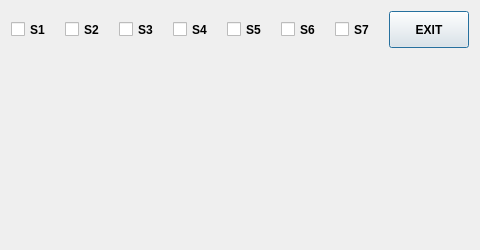
<?xml version="1.0" encoding="UTF-8"?>
<ui version="4.0">
 <class>Waveforms</class>
 <widget class="QDialog" name="Waveforms">
  <property name="geometry">
   <rect>
    <x>0</x>
    <y>0</y>
    <width>480</width>
    <height>250</height>
   </rect>
  </property>
  <property name="sizePolicy">
   <sizepolicy hsizetype="Preferred" vsizetype="Preferred">
    <horstretch>0</horstretch>
    <verstretch>0</verstretch>
   </sizepolicy>
  </property>
  <property name="windowTitle">
   <string>WAVEFORM</string>
  </property>
  <layout class="QVBoxLayout" name="verticalLayout" stretch="1,5">
   <item>
    <layout class="QHBoxLayout" name="topLay" stretch="0,0,0,0,0,0,0,0">
     <property name="spacing">
      <number>1</number>
     </property>
     <item>
      <widget class="QCheckBox" name="checkBoxS1">
       <property name="sizePolicy">
        <sizepolicy hsizetype="Minimum" vsizetype="Preferred">
         <horstretch>0</horstretch>
         <verstretch>0</verstretch>
        </sizepolicy>
       </property>
       <property name="font">
        <font>
         <weight>75</weight>
         <bold>true</bold>
        </font>
       </property>
       <property name="text">
        <string>S1</string>
       </property>
      </widget>
     </item>
     <item>
      <widget class="QCheckBox" name="checkBoxS2">
       <property name="sizePolicy">
        <sizepolicy hsizetype="Minimum" vsizetype="Preferred">
         <horstretch>0</horstretch>
         <verstretch>0</verstretch>
        </sizepolicy>
       </property>
       <property name="font">
        <font>
         <weight>75</weight>
         <bold>true</bold>
        </font>
       </property>
       <property name="text">
        <string>S2</string>
       </property>
      </widget>
     </item>
     <item>
      <widget class="QCheckBox" name="checkBoxS3">
       <property name="sizePolicy">
        <sizepolicy hsizetype="Minimum" vsizetype="Preferred">
         <horstretch>0</horstretch>
         <verstretch>0</verstretch>
        </sizepolicy>
       </property>
       <property name="font">
        <font>
         <weight>75</weight>
         <bold>true</bold>
        </font>
       </property>
       <property name="text">
        <string>S3</string>
       </property>
      </widget>
     </item>
     <item>
      <widget class="QCheckBox" name="checkBoxS4">
       <property name="sizePolicy">
        <sizepolicy hsizetype="Minimum" vsizetype="Preferred">
         <horstretch>0</horstretch>
         <verstretch>0</verstretch>
        </sizepolicy>
       </property>
       <property name="font">
        <font>
         <weight>75</weight>
         <bold>true</bold>
        </font>
       </property>
       <property name="text">
        <string>S4</string>
       </property>
      </widget>
     </item>
     <item>
      <widget class="QCheckBox" name="checkBoxS5">
       <property name="sizePolicy">
        <sizepolicy hsizetype="Minimum" vsizetype="Preferred">
         <horstretch>0</horstretch>
         <verstretch>0</verstretch>
        </sizepolicy>
       </property>
       <property name="font">
        <font>
         <weight>75</weight>
         <bold>true</bold>
        </font>
       </property>
       <property name="text">
        <string>S5</string>
       </property>
      </widget>
     </item>
     <item>
      <widget class="QCheckBox" name="checkBoxS6">
       <property name="sizePolicy">
        <sizepolicy hsizetype="Minimum" vsizetype="Preferred">
         <horstretch>0</horstretch>
         <verstretch>0</verstretch>
        </sizepolicy>
       </property>
       <property name="font">
        <font>
         <weight>75</weight>
         <bold>true</bold>
        </font>
       </property>
       <property name="text">
        <string>S6</string>
       </property>
      </widget>
     </item>
     <item>
      <widget class="QCheckBox" name="checkBoxS7">
       <property name="sizePolicy">
        <sizepolicy hsizetype="Minimum" vsizetype="Preferred">
         <horstretch>0</horstretch>
         <verstretch>0</verstretch>
        </sizepolicy>
       </property>
       <property name="font">
        <font>
         <weight>75</weight>
         <bold>true</bold>
        </font>
       </property>
       <property name="text">
        <string>S7</string>
       </property>
      </widget>
     </item>
     <item>
      <widget class="QPushButton" name="ButtonExit">
       <property name="sizePolicy">
        <sizepolicy hsizetype="Minimum" vsizetype="Preferred">
         <horstretch>0</horstretch>
         <verstretch>0</verstretch>
        </sizepolicy>
       </property>
       <property name="font">
        <font>
         <weight>75</weight>
         <bold>true</bold>
        </font>
       </property>
       <property name="text">
        <string>EXIT</string>
       </property>
      </widget>
     </item>
    </layout>
   </item>
   <item>
    <widget class="QCustomPlot" name="customPlot" native="true">
     <property name="autoFillBackground">
      <bool>true</bool>
     </property>
    </widget>
   </item>
  </layout>
 </widget>
 <customwidgets>
  <customwidget>
   <class>QCustomPlot</class>
   <extends>QWidget</extends>
   <header>qcustomplot.h</header>
   <container>1</container>
  </customwidget>
 </customwidgets>
 <resources/>
 <connections/>
</ui>
